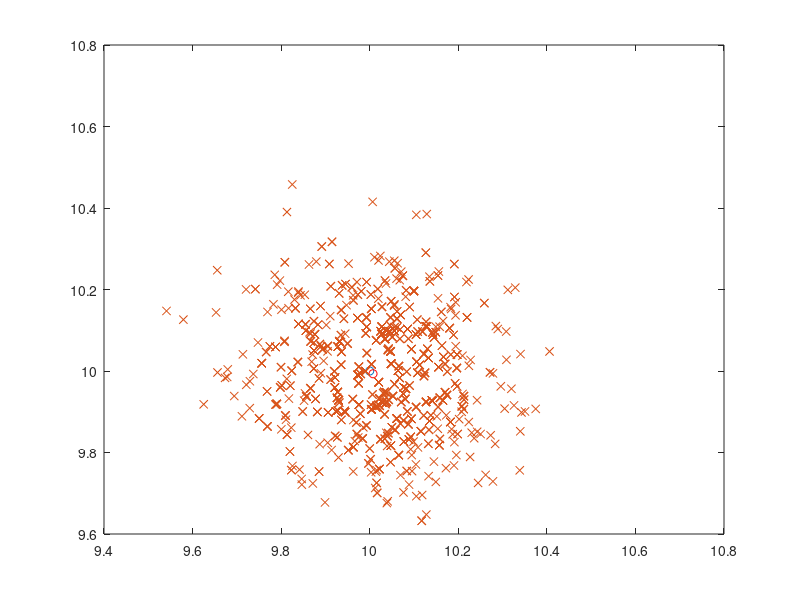

This figure's MATLAB source:
clear all; close all; clc;

goal = [10; 10]; %goal position to reach
nParticles = 1000; % number of particles
initialSpread = 1; % spread of initial particles

s_1 = 0.1;
s_2 = 0.2;
s_3 = 0.02;
T = 0.2;
movementGain = 1; %How brave we are?
measurement_var = [s_3 0;
                   0 s_3];

real_state = [0;0];

close_enough = false; %ending criteria

%Anonymous function for the actual measurement
measure = @(x, y) ([x+randn()*s_3; y+randn()*s_3]);
input_model = @(ang, vt, dt) ([cos(ang)*vt*dt, sin(ang)*vt*dt]');

control = ones(1,3);

euclideanDistance = @(p,q) sqrt(sum((p-q).^2));

p = zeros(nParticles,2);
w = zeros(nParticles,1);

% initialize particles at random from U~(real_state-initialSpread,real_state+initialSpread)
for i = 1:nParticles 
    p(i,:) = [real_state(1)-initialSpread+2*initialSpread*rand() real_state(2)-initialSpread+2*initialSpread*rand()];
end
% current expected position
state = mean(p); % what is actually the expected position?

steps = 0;
duration = 0;

figure;
vis = plot(goal(1),goal(2),'o',inf,inf,'ro',p(:,1),p(:,2),'x');

while ~close_enough
   %prompt = 'input for next move (dt): ';
   %control(3) = input(prompt);
   control(3) = 1/(movementGain*norm(std(p)));
   
   %checking if we are closing in on the target
   targetDist = abs(norm(mean(p)-goal'));
   if control(3)*control(2) > targetDist
       disp('Trying to go in too fast');
       control(3) = targetDist/control(2);
   end
   
   control(1) = atan2(goal(2)-state(:,2),goal(1)-state(:,1));
   
   %moving the real position
   real_state = real_state+input_model(control(1), control(2), control(3));
    
   % measure
   measurement = measure(real_state(1), real_state(2));
   set(vis(2),'XData',measurement(1),'YData',measurement(2));pause(.5);
   
   cp = cos(control(1)); sp = sin(control(1)); 
   Rot = [cp -sp; 
          sp  cp]; % rotation matrix

   p2 = zeros(nParticles,2);
   for i = 1:nParticles
       % robot movement error for each particle
       walking_err = sqrt(control(3))*Rot*[randn*s_1;
                            randn*s_2];
       p2(i,:) = walking_err;
   end
   
   % move particles
   p = p + repmat(input_model(control(1),control(2),control(3))',nParticles,1)+p2;
   
   % create weights
   for i = 1:nParticles
      w(i) = mvnpdf(measurement,p(i,:)',measurement_var);
   end
   w = w./sum(w);
   
   % resampling particles
   p3 = zeros(nParticles,2);
   index = randi(nParticles,1);
   beta = 0;
   mw = max(w);
   for i = 1:nParticles
       beta = beta + rand() * 2 * mw;
       while beta > w(index)
           beta = beta - w(index);
           index = index + 1;
           if index > nParticles
               index = index - nParticles;
           end
       end
       p3(i,:) = p(index,:);
   end
   p = p3;
   set(vis(3),'XData',p(:,1),'YData',p(:,2));pause(.5);
   
   %update stats
   steps = steps+1;
   duration = duration+control(3)+T;
   
   % what should the stopping criteria be?
   N = 2; % how sure do we wanna be
   stdev = diag(std(p)); % do these tell anything usefull?
   state = mean(p);
   if goal(1) < state(1)+N*stdev(1) && goal(1) > state(1)-stdev(1) && ...
           goal(2) < state(2)+N*stdev(4) && goal(2) > state(2)-stdev(4) && ...
               N*stdev(1) < .3 && N*stdev(4) < .3
       close_enough = true;
       fprintf('congratulations, you reached your goal in %i steps\nit took %1.2f timeunits\n',steps,duration);
   end
end